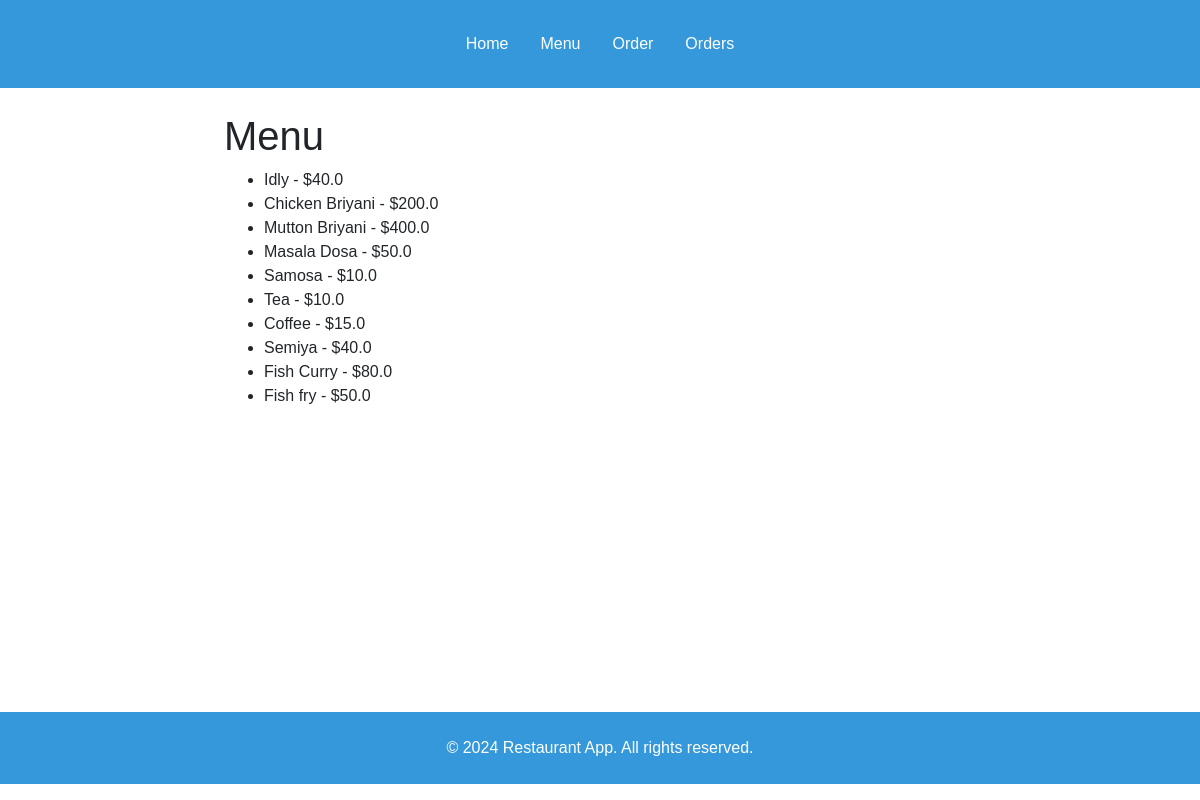
The page /menu on the database its author committed.
### app.py (models this page shows, shortened)
class MenuItem(db.Model):
    id = db.Column(db.Integer, primary_key=True)
    name = db.Column(db.String(100), nullable=False)
    price = db.Column(db.Float, nullable=False)

### app.py (the view)
@app.route('/menu')
def menu():
    menu_items = MenuItem.query.all()
    return render_template('menu.html', menu_items=menu_items)

### templates/menu.html (shortened to what this page needs)
{% extends "base.html" %}
{% block content %}
    <h1>Menu</h1>
    <ul>
    {% for menu_item in menu_items %}
        <li>{{ menu_item.name }} - ${{ menu_item.price }}</li>
    {% endfor %}
    </ul>
{% endblock %}

### templates/base.html (shortened to what this page needs)
<!DOCTYPE html>
<html lang="en">
<head>
    <link rel="stylesheet" href="https://maxcdn.bootstrapcdn.com/bootstrap/4.0.0/css/bootstrap.min.css">
    <link rel="stylesheet" href="{{ url_for('static', filename='styles.css') }}">
</head>
<body>
    <header class="bg-primary text-white text-center p-4">
        <nav>
            <ul class="nav justify-content-center">
                <li class="nav-item"><a class="nav-link" href="{{ url_for('home') }}">Home</a></li>
                <li class="nav-item"><a class="nav-link" href="{{ url_for('menu') }}">Menu</a></li>
                <li class="nav-item"><a class="nav-link" href="{{ url_for('order') }}">Order</a></li>
                <li class="nav-item"><a class="nav-link" href="{{ url_for('owner') }}">Orders</a></li>
            </ul>
        </nav>
    </header>
    <main class="container p-4">
        {% block content %}{% endblock %}
    </main>
    <footer class="bg-primary text-white text-center p-4 mt-4">
        &copy; 2024 Restaurant App. All rights reserved.
    </footer>
</body>
</html>

### static/styles.css (style rules this page uses)
body { font-family: Arial, sans-serif; }
main { min-height: 600px; }
.bg-primary { background-color: #3498db !important; }
.nav-link { color: #fff !important; }
.container { max-width: 800px; }
footer { background-color: #2ecc71 !important; }

### rows shown on the page
MenuItem: name "Idly", price "40.0"
MenuItem: name "Chicken Briyani", price "200.0"
MenuItem: name "Mutton Briyani", price "400.0"
MenuItem: name "Masala Dosa", price "50.0"
MenuItem: name "Samosa", price "10.0"
MenuItem: name "Tea", price "10.0"
MenuItem: name "Coffee", price "15.0"
MenuItem: name "Semiya", price "40.0"
MenuItem: name "Fish Curry", price "80.0"
MenuItem: name "Fish fry", price "50.0"
